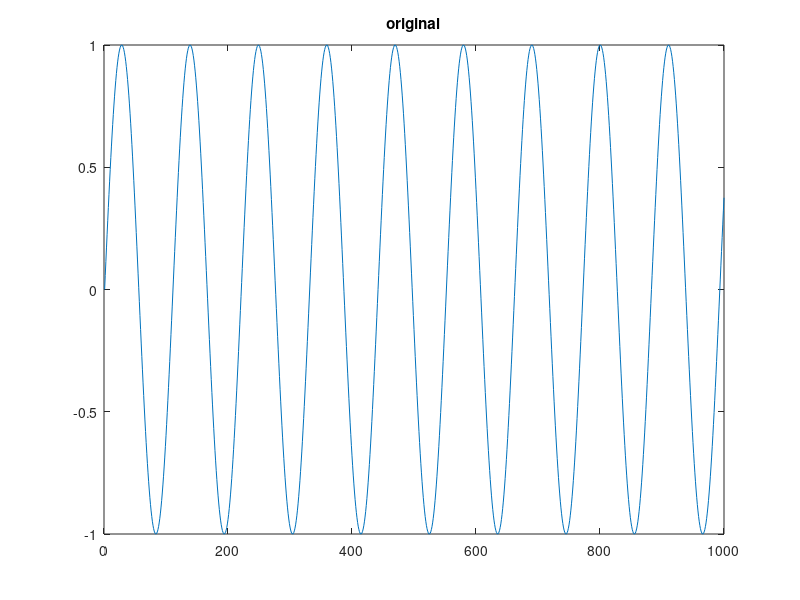
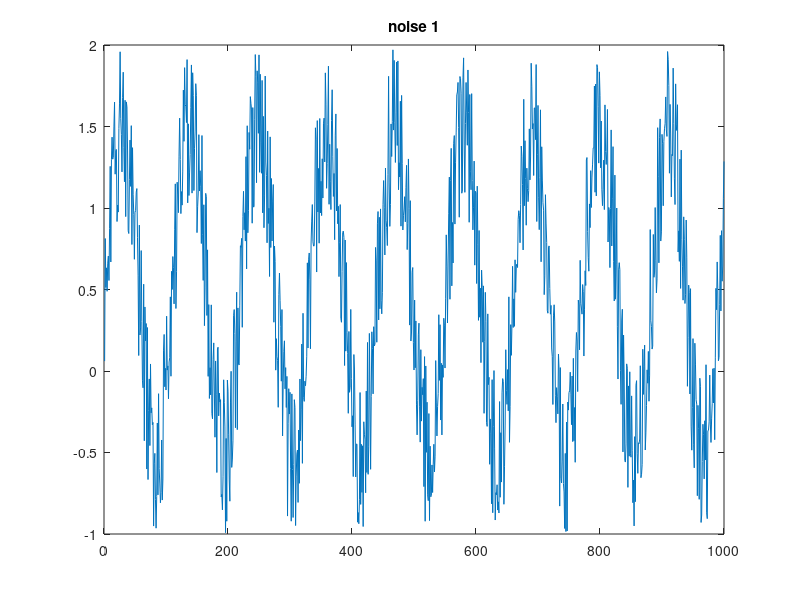
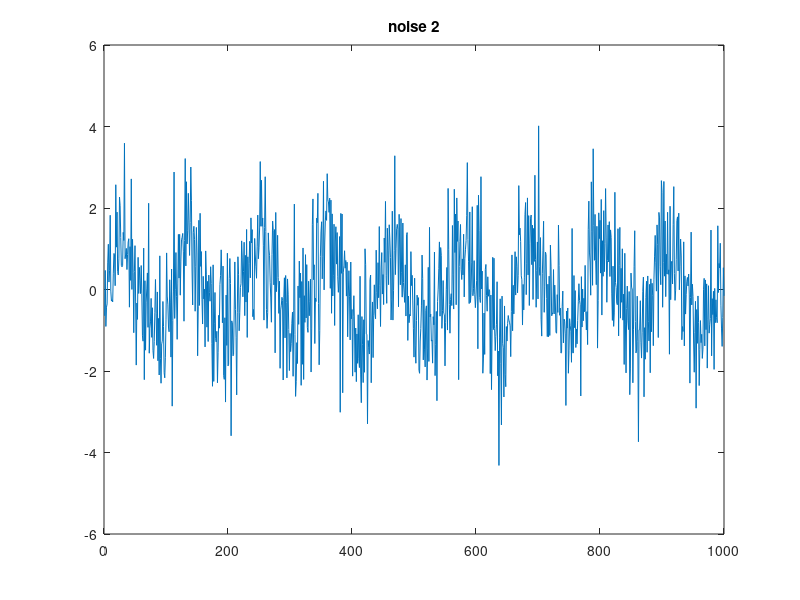
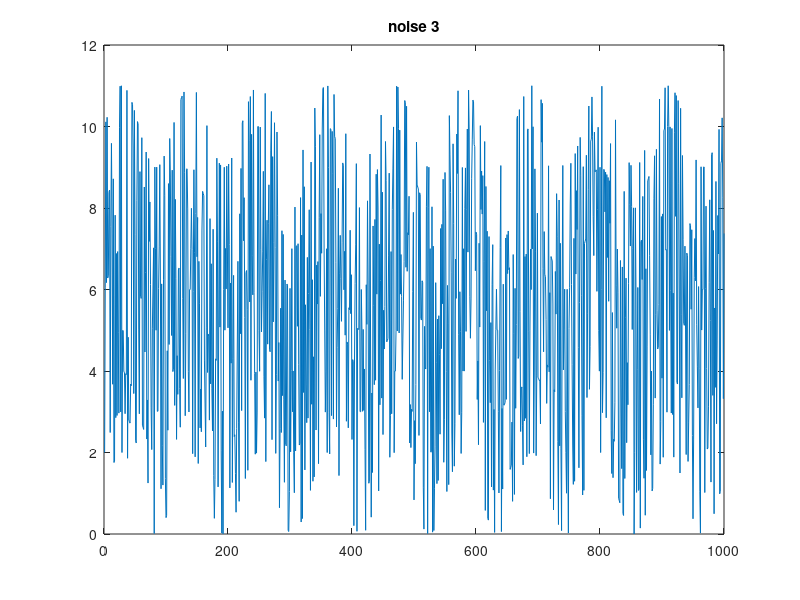

Write the MATLAB code that produced these figures, in order.
freq = 400;
Fs = 44100;                                                                 % sampling frequency
t = [0:(1/Fs):1]';                                                          
A = 1;                                                                      % amplitude

y = A*sin(2*pi*freq*t);
figure(1)
plot(y(1:1000)), title('original')
%sound(y, Fs)

n = length(y);
y1 = y + rand(n,1);
figure(2)
plot(y1(1:1000)), title('noise 1')
scaled1 = y1/max(abs(y1));
%sound(y1, Fs)

y2 = y + randn(n,1);
figure(3)
plot(y2(1:1000)), title('noise 2')
scaled2 = y2/max(abs(y2));
%sound(y2, Fs)

y3 = y + randi(10,n,1);
figure(4)
plot(y3(1:1000)), title('noise 3')
scaled3 = y3/max(abs(y3));
%sound(y3, Fs)

%sound(scaled1, Fs)

